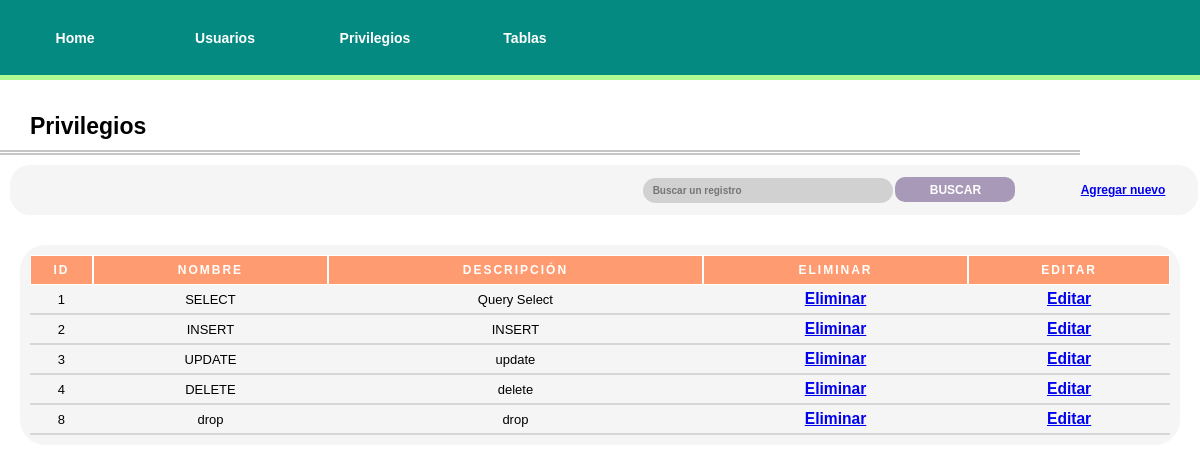
Page /administration/Privileges/ on the earlier database version.
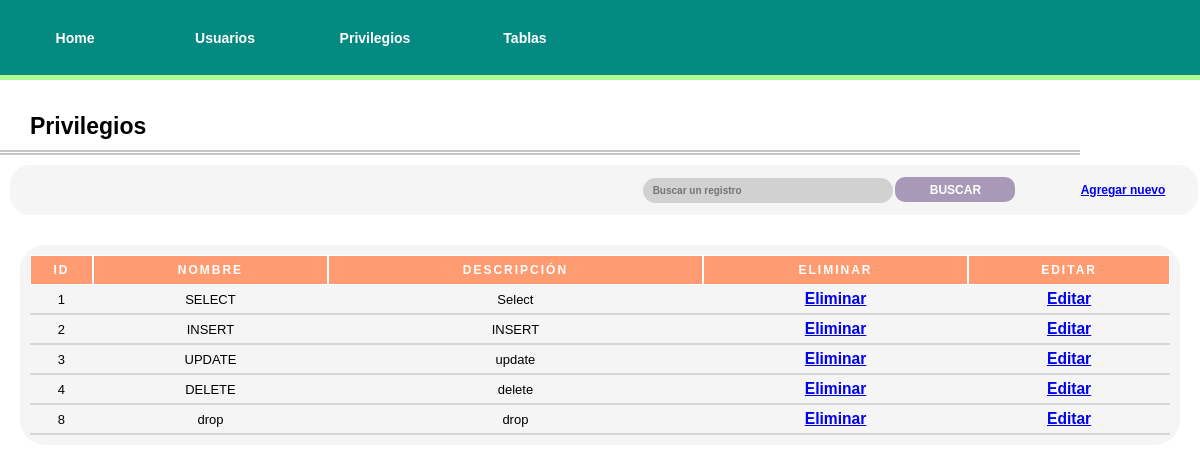
Same page on the later database version.
### administration/models.py (models this page shows, shortened)
class Privilege(models.Model):
    privilege =  models.CharField(max_length = 50)
    description = models.CharField(max_length = 100)

### administration/views.py (the view)
# urls.py: path("Privileges/", views.privileges, name="privileges"),
def privileges(request):
    if request.GET.get("searching",False):
        search = request.GET['searching']
        if search.strip() != "":
            user_list= Privilege.objects.filter(privilege__contains=search)
        else:
            user_list= Privilege.objects.all()
    else:
        user_list= Privilege.objects.all()
    context = {
        "obj_list":user_list,
        "interface": "Privilegios"
    }
    return render(request, "administration/users.html", context)

### administration/templates/administration/users.html (shortened to what this page needs)
{% load static %}
<!DOCTYPE html>
<html lang="es">
<head>
    <link rel="stylesheet" href="{% static 'styles/styles.css' %}">
</head>
<body>
    <nav>
        <ul>
            <li><a href="{% url 'administration:index' %}">Home</a></li>
            <li><a href="{% url 'administration:users' %}">Usuarios</a></li>
            <li><a href="{% url 'administration:privileges' %}">Privilegios</a></li>
            <li><a href="{% url 'administration:tables' %}">Tablas</a></li>
        </ul>
    </nav>
    <header>
        <div class="h1-container">
            <h1>{{ interface }}</h1>
        </div>
        <div class="double-divider"></div>
        <div class="options-container">
            <form action="" method="get">
                <input type="text" name="searching" id="searching" placeholder="Buscar un registro">
                <button onclick="">Buscar</button>
            </form>
            <a
                href="{% if interface == 'Usuarios' %} {% url 'administration:new_user' %} {% elif interface == 'Privilegios' %} {% url 'administration:new_privilege'  %} {% elif interface == 'Tablas' %} {% url 'administration:new_table' %} {% endif %}">
                Agregar nuevo</a>
        </div>
    </header>
    <main class="container-flex">
        <div class="table-container">
            <table class="bordered-table" cellspacing="0">
                {% if interface == "Usuarios" %}
                <thead>
                    <th>ID</th>
                    <th>Username</th>
                    <th>Password</th>
                    <th>Nombre</th>
                    <th>Rol</th>
                    <th>Fecha de actualización</th>
                    <th>Eliminar</th>
                    <th>Editar</th>
                </thead>
                <tbody>
                    {% if obj_list %}
                    {% for user in obj_list %}
                    <tr>
                        <td>{{ user.id }}</td>
                        <td>{{ user.username }}</td>
                        <td>{{ user.password }}</td>
                        <td>{{ user.name }}</td>
                        <td>{{ user.rol }}</td>
                        <td>{{ user.update_date }}</td>
                        <td><a href="{% url 'administration:delete_user' user.id %}">Eliminar</a></td>
                        <td><a href="{% url 'administration:edit_user' user.id %}">Editar</a></td>
                    </tr>
                    {% endfor %}
                    {% endif %}
                </tbody>
                {% elif interface == "Privilegios" %}
                <thead>
                    <th>ID</th>
                    <th>Nombre</th>
                    <th>Descripción</th>
                    <th>Eliminar</th>
                    <th>Editar</th>
                </thead>
                <tbody>
                    {% if obj_list %}
                    {% for priv in obj_list %}
                    <tr>
                        <td>{{ priv.id }}</td>
                        <td>{{ priv.privilege }}</td>
                        <td>{{ priv.description }}</td>
                        <td><a href="{% url 'administration:delete_privilege' priv.id %}">Eliminar</a></td>
                        <td><a href="{% url 'administration:edit_privilege' priv.id %}">Editar</a></td>
                    </tr>
                    {% endfor %}
                    {% endif %}
                </tbody>
                {% endif %}
            </table>
        </div>
    </main>
</body>
</html>

Differences in the rows shown:
changed Privilege "SELECT": description "Query Select" → "Select"
